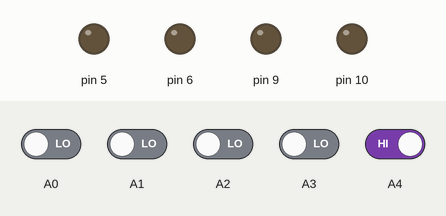
A sketch run on a simulated Arduino Uno, built with avr-gcc and run on an emulated ATmega328P. Parts: output pins drawn as LEDs (lit = HIGH). Dashed ring = blinking. Inputs (shaded band) come from the test bench; at power-on: A4 HIGH, A0–3 LOW.

Above: at 1.2 s.
1.3 s: A2 driven HIGH
At 1.9 s:
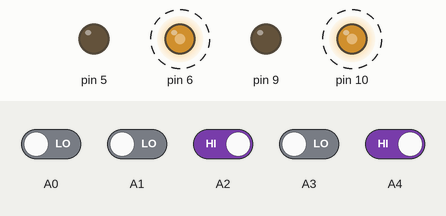
4.3 s: A4 driven LOW
At 6.1 s:
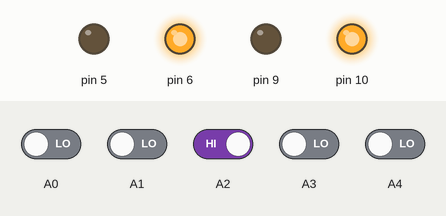
6.5 s: A1 driven HIGH
At 6.9 s:
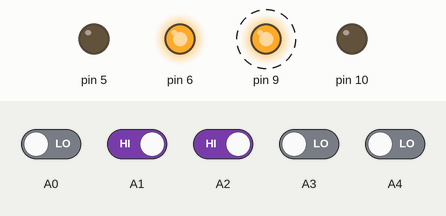
9.5 s: A0 driven HIGH
At 11.2 s:
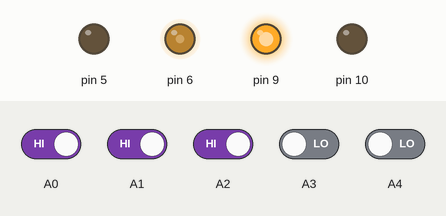
11.7 s: A3 driven HIGH
At 12.3 s:
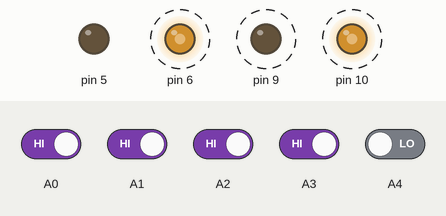
14.7 s: A3 driven LOW
At 16.0 s:
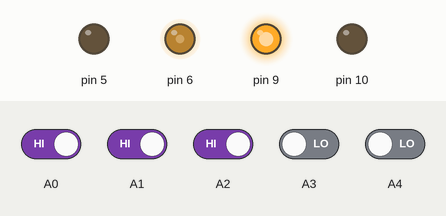
Timing chart, 0 to 17.4 s (numbered marks = the images above; inputs shaded):
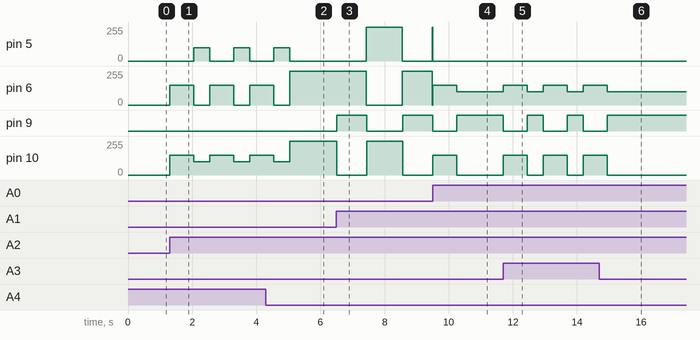

Measured:
- after the input at 1.3 s, pin 5: alternates 100/255 for 0.50 s and 0/255 for 0.75 s, starting after 0.75 s; pin 6: alternates 150/255 for 0.75 s and 0/255 for 0.50 s, starting at once; pin 10: alternates 150/255 for 0.75 s and 100/255 for 0.50 s, starting at once
- after the input at 4.3 s, pin 5: goes on until 5.1 s, then stays 0/255
- after the input at 6.5 s, pin 5: 0/255 → 255/255 after 0.93 s, → 0/255 1.1 s later, → 255/255 0.94 s later; pin 6: 255/255 → 0/255 after 0.93 s, → 255/255 1.1 s later, → 0/255 0.93 s later; pin 9: alternates HIGH for 0.93 s and LOW for 1.1 s, starting at once; pin 10: 255/255 → 0/255 at once, → 255/255 0.93 s later, → 0/255 1.1 s later
- after the input at 9.5 s, pin 10: 0/255 → 150/255 at once, → 0/255 0.75 s later
- after the input at 11.7 s, pin 6: alternates 150/255 for 0.75 s and 100/255 for 0.50 s, starting at once; pin 9: alternates HIGH for 0.50 s and LOW for 0.75 s, starting at once; pin 10: alternates 150/255 for 0.75 s and 0/255 for 0.50 s, starting at once
- after the input at 14.7 s, pin 6: goes on until 15.0 s, then stays 100/255; pin 9: goes on until 15.0 s, then stays HIGH; pin 10: goes on until 15.0 s, then stays 0/255

The sketch:

MazeX.ino
```cpp
int left_far; int left_near; int center; int right_near; int right_far;

int error=0, prev_error=0;
int Kp=1.5, Ki=2, Kd=1;
int P=0, I=0, D=0;

bool actual_run = 0;

void read_sensors(){
  right_far = digitalRead(A0);
  right_near = digitalRead(A1);
  center = digitalRead(A2);
  left_near = digitalRead(A3);
  left_far = digitalRead(A4);
}

void print_readings(){
  Serial.print(left_far); Serial.print(" "); Serial.print(left_near); Serial.print(" "); Serial.print(center); Serial.print(" "); Serial.print(right_near); Serial.print(" "); Serial.print(right_far); Serial.println(" ");
}

void set_speed(int left_speed, int right_speed){
  if(left_speed>0){
    analogWrite(6, left_speed); analogWrite(5, 0);
  }
  else{
    analogWrite(6, 0); analogWrite(5, -left_speed);
  }
  if(right_speed>0){
    analogWrite(10, right_speed); analogWrite(9, 0);
  }
  else{
    digitalWrite(10, 0); digitalWrite(9, -right_speed);
  }}

char maze[100] = {0};
int index=0;

void setup() {
  Serial.begin(9600);
	pinMode(5, OUTPUT);
	pinMode(6, OUTPUT);
	pinMode(9, OUTPUT);
	pinMode(10, OUTPUT);
}

void loop() {
  read_sensors();
  if((left_far==0 && right_far==0) && (left_near==1 || center==1 || right_near==1)){
    while(true){
      read_sensors();
      if((left_far==1 && center==1 && right_far==0) || (left_far==0 && center==1 && right_far==1)){
        break;
      }
      else if(left_far==0 && left_near==0 && center==0 && right_near==0 && right_far==1){
        error = -4;
      }
      else if(left_far==0 && left_near==0 && center==0 && right_near==1 && right_far==1){
        error = -3;
      }
      else if(left_far==0 && left_near==0 && center==0 && right_near==1 && right_far==0){
        error = -2;
      }
      else if(left_far==0 && left_near==0 && center==1 && right_near==1 && right_far==0){
        error = -1;
      }
      else if(left_far==0 && left_near==0 && center==1 && right_near==0 && right_far==0){
        error = 0;
      }
      else if(left_far==0 && left_near==1 && center==1 && right_near==0 && right_far==0){
        error = 1;
      }
      else if(left_far==0 && left_near==1 && center==0 && right_near==0 && right_far==0){
        error = 2;
      }
      else if(left_far==1 && left_near==1 && center==0 && right_near==1 && right_far==0){
        error = 3;
      }
      else if(left_far==1 && left_near==0 && center==0 && right_near==1 && right_far==0){
        error = 4;
      }
      P=error; I=I+error; D=prev_error;
      int PID = Kp*P + Ki*I + Kd*D;
      set_speed(constrain(255-PID, -255, 255), constrain(255+PID, -255, 255));
      prev_error = error;
      if(error==0){
        error=0; prev_error=0;
        P=0; I=0; D=0;
        break;
      }
    }
  }
  read_sensors();
  if(left_far==1 && center==1 && right_far==0){ //left hand solving robot
    maze[index]=1; index=index+1;
    set_speed(150, 150);
    delay(750);
    set_speed(-100, 100);
    delay(500);
    while(true){
      read_sensors();
      if(center==1){
        set_speed(150, 150);
        break;
      }
    }
  }
  read_sensors();
  if(left_far==0 && center==1 && right_far==1){
    set_speed(150, 150);
    delay(750);
    read_sensors();
    if(left_far==0 && center==1 && right_far==0){
      maze[index]=2; index=index+1;
      set_speed(150,150);
    }
    else{
      maze[index]=3; index=index+1;
      set_speed(100, -100);
      delay(500);
      while(true){
        read_sensors();
        if(center==1 && left_near==1){
          set_speed(150, 150);
          break;
        }
      }
    }
  }
  read_sensors();
  if(left_far==0 && left_near==0 && center==0 && right_far==0 && right_near==0){
    maze[index]=4; index=index+1;
    set_speed(150,150);
    delay(750);
    set_speed(100,-100);
    delay(500);
    while(true){
      read_sensors();
      if(center==1 && left_near == 1 && right_near == 0){
        set_speed(150, 150);
        break;
      }
    }
  }
  if(left_far==1 && left_near==1 && center==1 && right_far==1 && right_near==1){
    set_speed(150, 150);
    delay(750);
    read_sensors();
    if(left_far==1 && left_near==1 && center==1 && right_far==1 && right_near==1){
      maze[index]=5; index=index+1;
      set_speed(0,0); actual_run=1;
      delay(10000);
    }
    else if(left_far==0 && left_near==0 && center==0 && right_far==0 && right_near==0){
      maze[index]=1; index=index+1;
      set_speed(-100, 100);
      delay(500);
      while(true){
        read_sensors();
        if(center==1 && right_near==1){
          set_speed(150, 150);
          break;
        }
      }
    }
  }
}
```
